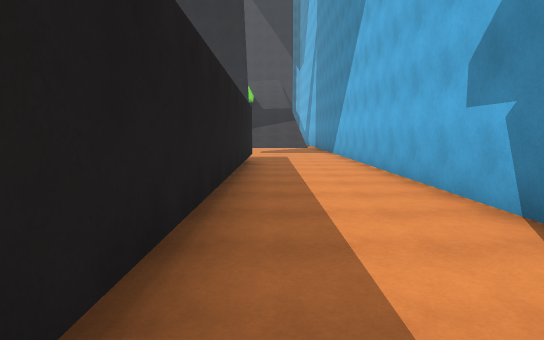
view 1 (above)

21 first-person views from a walk through a Unity game level. The camera is 1.5 m above the floor, tilts 6° down and sees 75° across. The floor is counted in squares, 2 m on a side. Each view is taken from the middle of a square. On the plan, view 1 faces up. The plan holds only what a view shows up to about 11 squares ahead; the rest is blank. The place goes on beyond the plan.

view 2
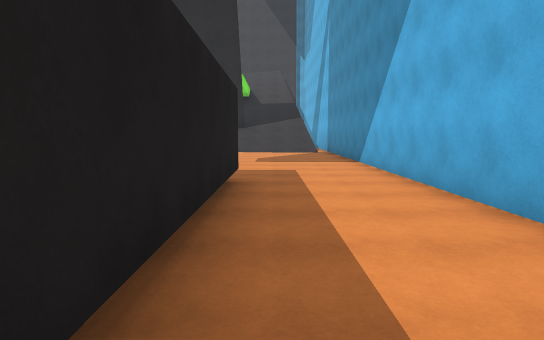

view 3
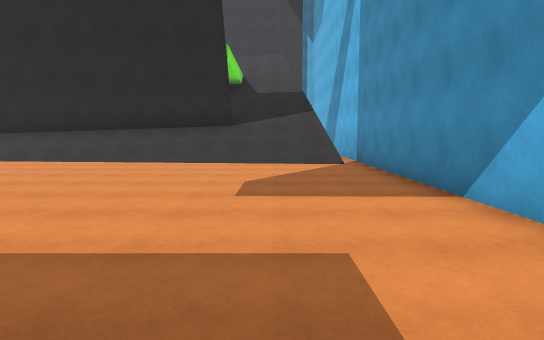

view 4
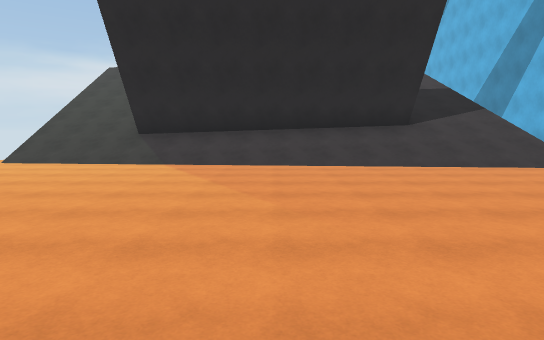

view 5
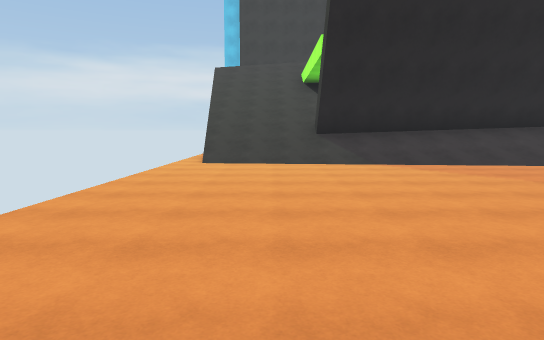

view 6
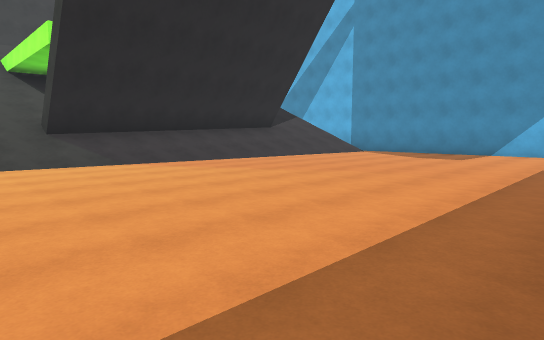

view 7
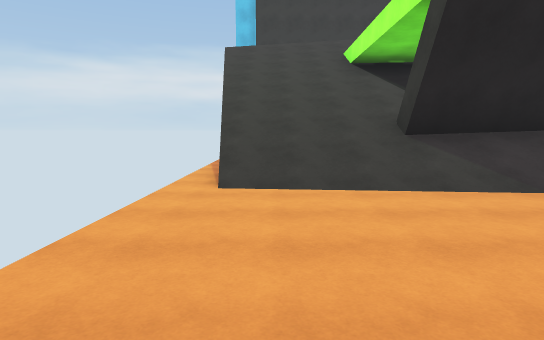

view 8
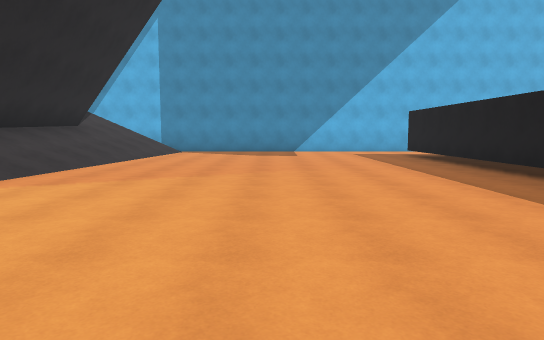

view 9
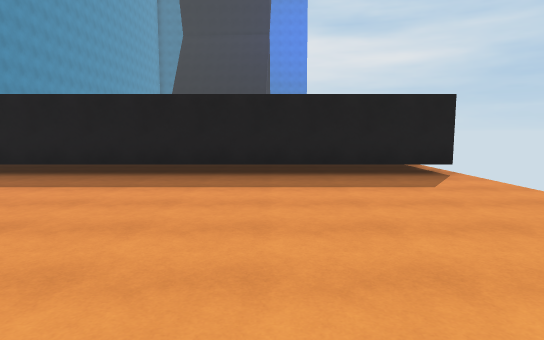

view 10
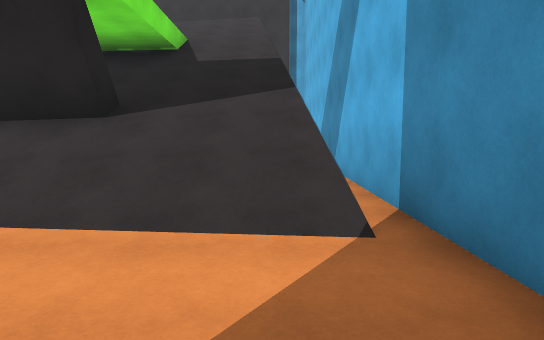

view 11
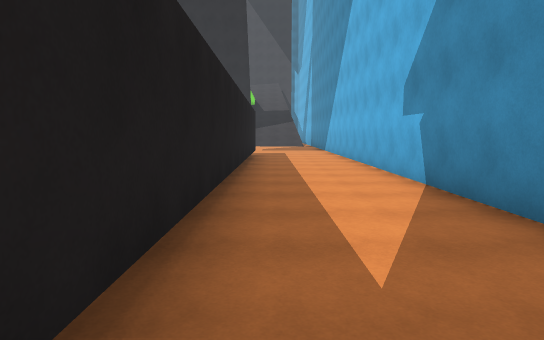

view 12
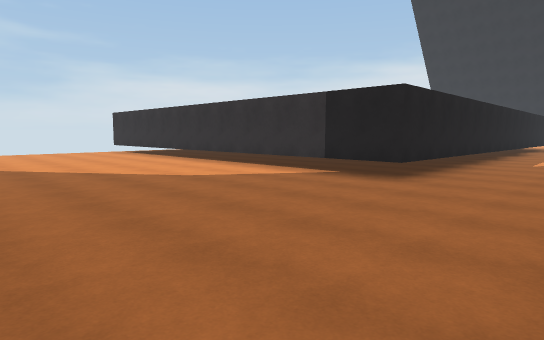

view 13
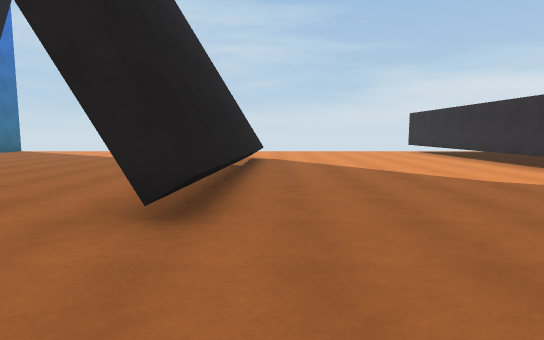

view 14
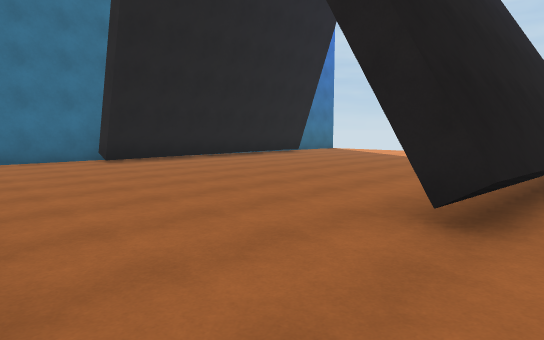

view 15
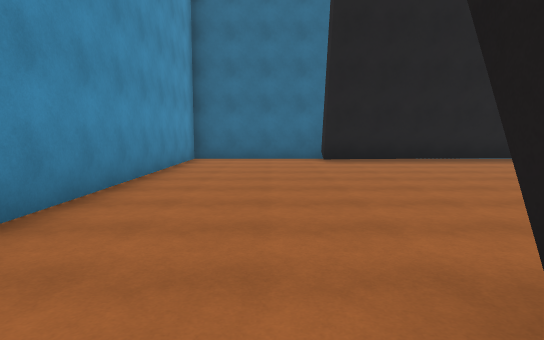

view 16
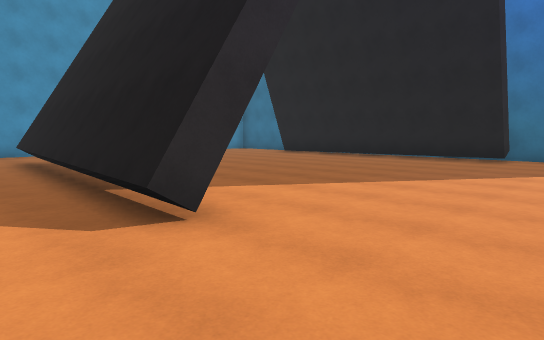

view 17
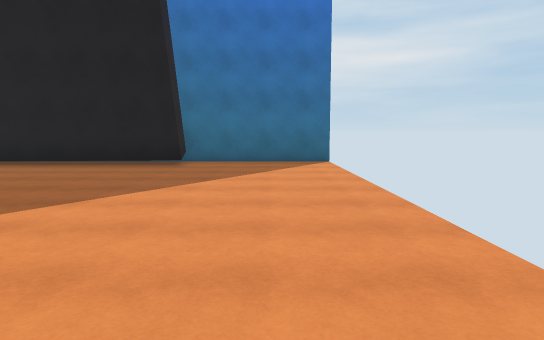

view 18
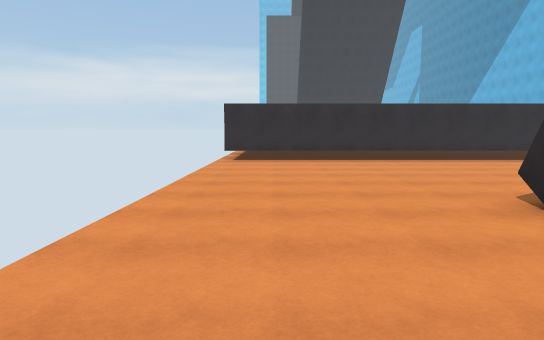

view 19
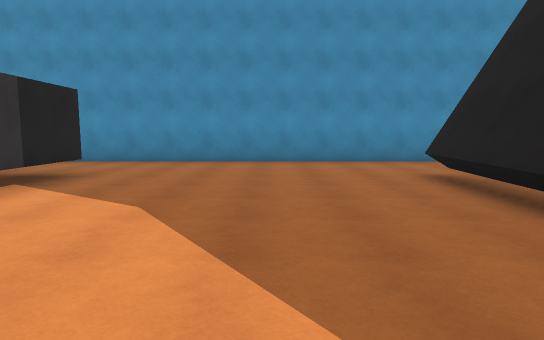

view 20
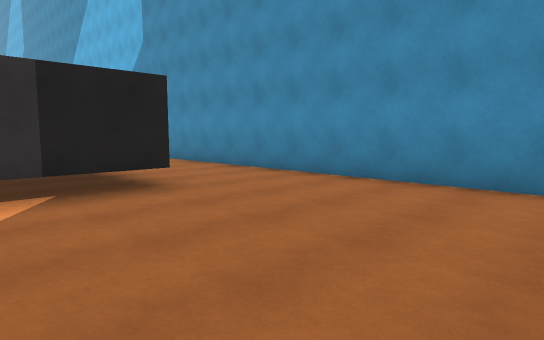

view 21
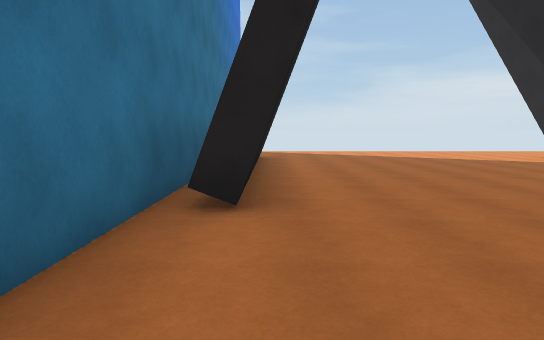

### Floor plan
Key: @ floor where view 1 was taken; # wall or solid block; . main floor; : floor 6.5 m higher than the main floor; / step, stairs or slope.
Columns run from 13 left of view 1 to 3 right of it. Each row starts with its distance up from view 1.
 25  ////       //
 24  ////       //  #
 23  ////:      /// #
 22  /////     //// #
 21   ////     //// #
 20  #///#######///.#
 19  //////////////.#
 18  .......///////.#
 17  ...............#
 16  ...............#
 15  ...............#
 14  ...............#
 13  ...............#
 12  ...............#
 11  ...............#
 10  ...............#
  9  ############...#
  8             #...#
  7             #...#
  6             #...#
  5             #...#
  4             #...#
  3             #...#
  2             #...#
  1             #...#
  0             #@..#
 -1             #...#
 -2             #...#
 -3             #...#
 -4  ############...#
 -5  ...............#
 -6  ...............#
 -7  ...............#
 -8  ...............#
 -9  ...............#
-10  ...............#
-11  ....########...#
-12  ...............#
-13  ...............#
-14  ...............#
-15  ...............#
-16  ...............#
-17  ...............#
-18  ...............#
-19  ....#######....#
-20  ...............#
-21 #####   #########

Where each view was taken, in squares from view 1:
view 1: 0 up, 0 right, facing up
view 2: 4 up, 0 right, facing up
view 3: 9 up, 0 right, facing up
view 4: 10 up, 5 left, facing up
view 5: 10 up, 10 left, facing up
view 6: 10 up, 11 left, facing up-right
view 7: 14 up, 11 left, facing up
view 8: 14 up, 12 left, facing right
view 9: 16 up, 9 left, facing down
view 10: 15 up, 1 right, facing up
view 11: 2 down, 0 right, facing up
view 12: 10 down, 2 right, facing up-left
view 13: 10 down, 2 right, facing left
view 14: 10 down, 2 right, facing down-left
view 15: 10 down, 0 right, facing down
view 16: 9 down, 11 left, facing down-right
view 17: 11 down, 11 left, facing down
view 18: 14 down, 11 left, facing up
view 19: 8 down, 7 left, facing right
view 20: 9 down, 3 left, facing up-right
view 21: 19 down, 2 right, facing left
